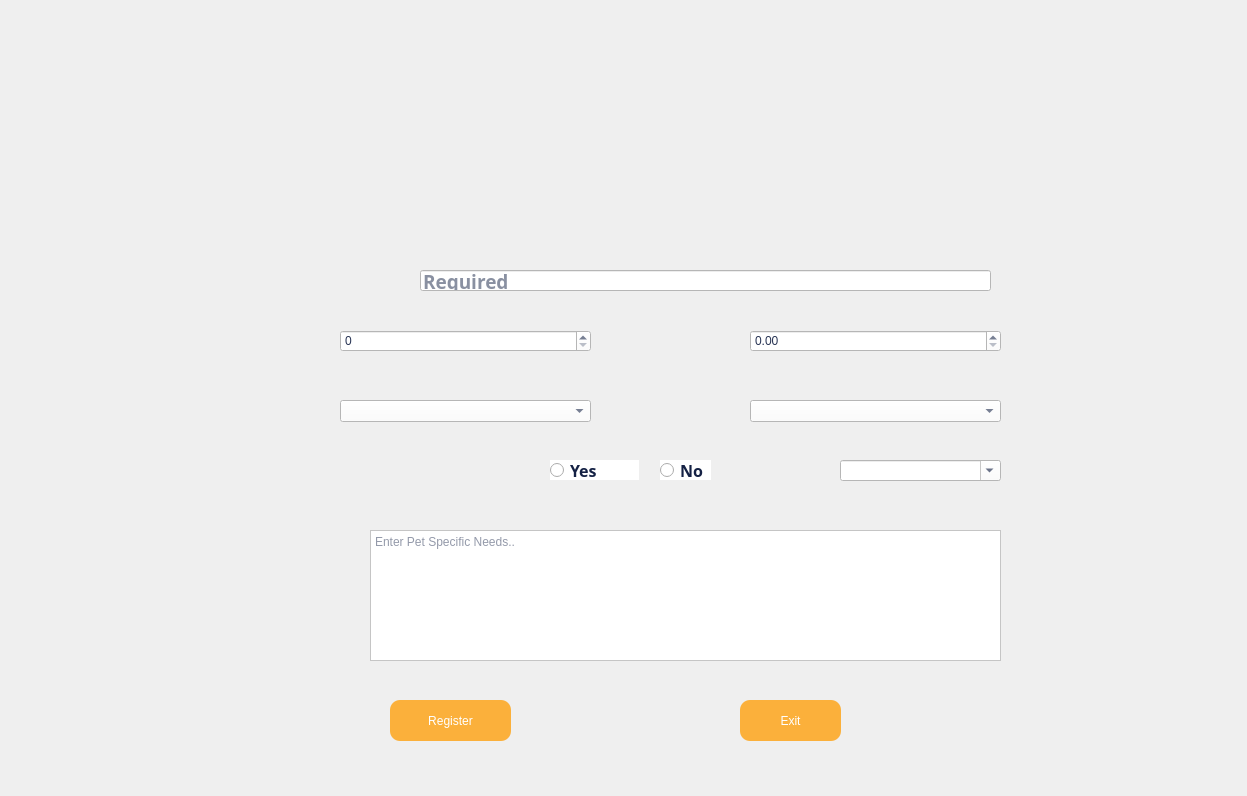
<?xml version="1.0" encoding="UTF-8"?>
<ui version="4.0">
 <class>Dialog</class>
 <widget class="QDialog" name="Dialog">
  <property name="geometry">
   <rect>
    <x>0</x>
    <y>0</y>
    <width>1247</width>
    <height>796</height>
   </rect>
  </property>
  <property name="windowTitle">
   <string>Dialog</string>
  </property>
  <widget class="QLabel" name="label">
   <property name="geometry">
    <rect>
     <x>0</x>
     <y>0</y>
     <width>1246</width>
     <height>796</height>
    </rect>
   </property>
   <property name="cursor">
    <cursorShape>ArrowCursor</cursorShape>
   </property>
   <property name="acceptDrops">
    <bool>true</bool>
   </property>
   <property name="autoFillBackground">
    <bool>false</bool>
   </property>
   <property name="text">
    <string/>
   </property>
   <property name="pixmap">
    <pixmap>images/petregis2.png</pixmap>
   </property>
   <property name="scaledContents">
    <bool>true</bool>
   </property>
   <property name="wordWrap">
    <bool>false</bool>
   </property>
  </widget>
  <widget class="QWidget" name="widget" native="true">
   <property name="geometry">
    <rect>
     <x>0</x>
     <y>0</y>
     <width>120</width>
     <height>80</height>
    </rect>
   </property>
  </widget>
  <widget class="QPushButton" name="petexitbutt">
   <property name="geometry">
    <rect>
     <x>740</x>
     <y>700</y>
     <width>101</width>
     <height>41</height>
    </rect>
   </property>
   <property name="cursor">
    <cursorShape>PointingHandCursor</cursorShape>
   </property>
   <property name="styleSheet">
    <string notr="true">QWidget#petexitbutt{
background-color: rgb(251, 176, 59);
font: 900 12pt &quot;Arial Black&quot;; color : rgb(255, 255, 255);
border-radius: 10px;}

QWidget#petexitbutt:hover {
    
    background-color:rgb(238, 223, 146); 
    border: 2px solid #388E3C; 
    padding: 10px 20px; 
    font-size: 15px; 
}</string>
   </property>
   <property name="text">
    <string>Exit</string>
   </property>
  </widget>
  <widget class="QPushButton" name="petregisterbutt">
   <property name="geometry">
    <rect>
     <x>390</x>
     <y>700</y>
     <width>121</width>
     <height>41</height>
    </rect>
   </property>
   <property name="cursor">
    <cursorShape>PointingHandCursor</cursorShape>
   </property>
   <property name="styleSheet">
    <string notr="true">QWidget#petregisterbutt{
background-color: rgb(251, 176, 59);
font: 900 12pt &quot;Arial Black&quot;; color : rgb(255, 255, 255);
border-radius: 10px;}

QWidget#petregisterbutt:hover {
    
    background-color:rgb(238, 223, 146); 
    border: 2px solid #388E3C; 
    padding: 10px 20px; 
    font-size: 15px; 
}</string>
   </property>
   <property name="text">
    <string>Register</string>
   </property>
  </widget>
  <widget class="QLineEdit" name="petname">
   <property name="geometry">
    <rect>
     <x>420</x>
     <y>270</y>
     <width>571</width>
     <height>21</height>
    </rect>
   </property>
   <property name="font">
    <font>
     <family>Berlin Sans FB Demi</family>
     <pointsize>14</pointsize>
     <bold>true</bold>
    </font>
   </property>
   <property name="autoFillBackground">
    <bool>false</bool>
   </property>
   <property name="styleSheet">
    <string notr="true">color: rgb(20, 33, 68);
background-color: rgb(255, 255, 255);</string>
   </property>
   <property name="placeholderText">
    <string>Required</string>
   </property>
  </widget>
  <widget class="QSpinBox" name="petage">
   <property name="geometry">
    <rect>
     <x>340</x>
     <y>330</y>
     <width>251</width>
     <height>22</height>
    </rect>
   </property>
   <property name="styleSheet">
    <string notr="true">font: 700 10pt &quot;Berlin Sans FB Demi&quot;; 
color: rgb(40, 52, 84);
background-color: rgb(255, 255, 255);</string>
   </property>
  </widget>
  <widget class="QDoubleSpinBox" name="petweight">
   <property name="geometry">
    <rect>
     <x>750</x>
     <y>330</y>
     <width>251</width>
     <height>22</height>
    </rect>
   </property>
   <property name="styleSheet">
    <string notr="true">font: 700 10pt &quot;Berlin Sans FB Demi&quot;; 
color: rgb(40, 52, 84);
background-color: rgb(255, 255, 255);</string>
   </property>
  </widget>
  <widget class="QLabel" name="owerusername">
   <property name="geometry">
    <rect>
     <x>940</x>
     <y>40</y>
     <width>201</width>
     <height>20</height>
    </rect>
   </property>
   <property name="font">
    <font>
     <family>Berlin Sans FB Demi</family>
     <pointsize>10</pointsize>
     <italic>false</italic>
     <bold>true</bold>
    </font>
   </property>
   <property name="layoutDirection">
    <enum>Qt::LeftToRight</enum>
   </property>
   <property name="styleSheet">
    <string notr="true">font: 700 10pt &quot;Berlin Sans FB Demi&quot;; 
color: rgb(40, 52, 84);</string>
   </property>
   <property name="text">
    <string/>
   </property>
  </widget>
  <widget class="QPlainTextEdit" name="petnotes">
   <property name="geometry">
    <rect>
     <x>370</x>
     <y>530</y>
     <width>631</width>
     <height>131</height>
    </rect>
   </property>
   <property name="styleSheet">
    <string notr="true">font: 700 10pt &quot;Berlin Sans FB Demi&quot;; 
border-color: rgb(106, 114, 137);
color: rgb(40, 52, 84);
background-color: rgb(255, 255, 255);</string>
   </property>
   <property name="placeholderText">
    <string>Enter Pet Specific Needs..</string>
   </property>
  </widget>
  <widget class="QComboBox" name="petsex">
   <property name="geometry">
    <rect>
     <x>340</x>
     <y>400</y>
     <width>251</width>
     <height>22</height>
    </rect>
   </property>
   <property name="styleSheet">
    <string notr="true">font: 700 10pt &quot;Berlin Sans FB Demi&quot;; 
color: rgb(40, 52, 84);
background-color: rgb(255, 255, 255);</string>
   </property>
  </widget>
  <widget class="QComboBox" name="petsize">
   <property name="geometry">
    <rect>
     <x>750</x>
     <y>400</y>
     <width>251</width>
     <height>22</height>
    </rect>
   </property>
   <property name="styleSheet">
    <string notr="true">font: 700 10pt &quot;Berlin Sans FB Demi&quot;; 
color: rgb(40, 52, 84);
background-color: rgb(255, 255, 255);
</string>
   </property>
  </widget>
  <widget class="QRadioButton" name="muzzleyes">
   <property name="geometry">
    <rect>
     <x>550</x>
     <y>460</y>
     <width>89</width>
     <height>20</height>
    </rect>
   </property>
   <property name="font">
    <font>
     <family>Berlin Sans FB Demi</family>
     <pointsize>12</pointsize>
     <bold>true</bold>
    </font>
   </property>
   <property name="autoFillBackground">
    <bool>false</bool>
   </property>
   <property name="styleSheet">
    <string notr="true">color: rgb(20, 33, 68);
background-color: rgb(255, 255, 255);</string>
   </property>
   <property name="text">
    <string>Yes</string>
   </property>
  </widget>
  <widget class="QRadioButton" name="muzzleno">
   <property name="geometry">
    <rect>
     <x>660</x>
     <y>460</y>
     <width>51</width>
     <height>20</height>
    </rect>
   </property>
   <property name="font">
    <font>
     <family>Berlin Sans FB Demi</family>
     <pointsize>12</pointsize>
     <bold>true</bold>
    </font>
   </property>
   <property name="styleSheet">
    <string notr="true">color: rgb(20, 33, 68);
background-color: rgb(255, 255, 255);</string>
   </property>
   <property name="text">
    <string>No</string>
   </property>
  </widget>
  <widget class="QLabel" name="petregiserr">
   <property name="geometry">
    <rect>
     <x>390</x>
     <y>670</y>
     <width>461</width>
     <height>20</height>
    </rect>
   </property>
   <property name="font">
    <font>
     <family>Berlin Sans FB Demi</family>
     <pointsize>10</pointsize>
     <italic>false</italic>
     <bold>true</bold>
    </font>
   </property>
   <property name="layoutDirection">
    <enum>Qt::LeftToRight</enum>
   </property>
   <property name="styleSheet">
    <string notr="true">font: 700 10pt &quot;Berlin Sans FB Demi&quot;; 
color: rgb(251, 176, 59);</string>
   </property>
   <property name="text">
    <string/>
   </property>
   <property name="alignment">
    <set>Qt::AlignCenter</set>
   </property>
  </widget>
  <widget class="QComboBox" name="petbreed">
   <property name="geometry">
    <rect>
     <x>840</x>
     <y>460</y>
     <width>161</width>
     <height>21</height>
    </rect>
   </property>
   <property name="font">
    <font>
     <family>Berlin Sans FB Demi</family>
     <pointsize>14</pointsize>
     <bold>true</bold>
    </font>
   </property>
   <property name="styleSheet">
    <string notr="true">color: rgb(20, 33, 68);
background-color: rgb(255, 255, 255);</string>
   </property>
   <property name="editable">
    <bool>true</bool>
   </property>
   <property name="lineEdit" stdset="0">
    <string>Required</string>
   </property>
  </widget>
 </widget>
 <resources/>
 <connections/>
</ui>
